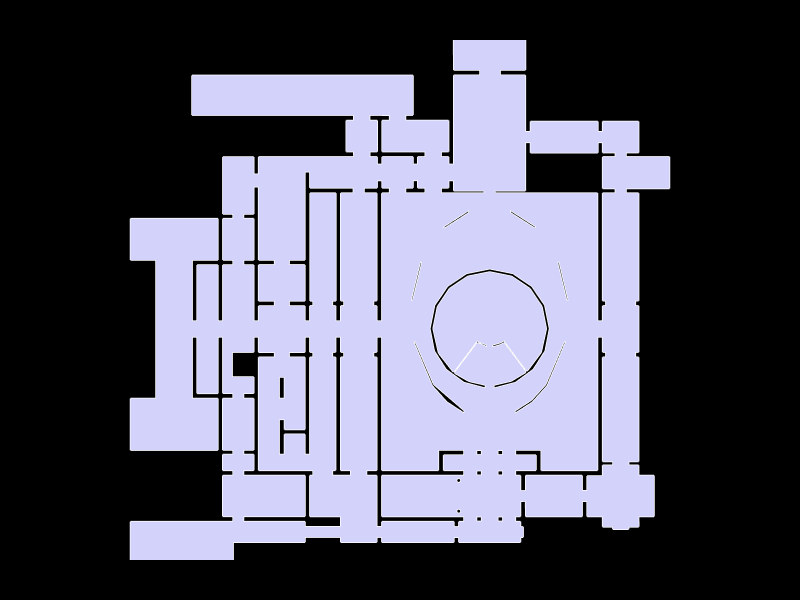

The notebook cell this image was saved under:
### Markdown cell above
## 6. Show the geometry

### Code cell
Topology.Show(gallery,
              camera=[0,0,6],
              faceColor=[210,210,250],
              faceOpacity=1,
              edgeColor="white",
              edgeWidth=3,
              showVertices=False,
              backgroundColor="black",
              width=800,
              height=600,
              renderer = renderer)

### Figure 1 — Plotly figure (JSON) as saved in the notebook; plotly's stock layout.template omitted (floating-point values rounded to 4 significant figures; data arrays with more than 128 entries replaced by an {"elided": "..."} marker saying what was removed)
{"data": [{"hoverinfo": "text", "legendgroup": "2", "legendrank": 2, "line": {"color": "white", "dash": "solid", "width": 3}, "marker": {"size": 0}, "mode": "lines", "name": "1: Untitled (Edges)", "showlegend": false, "text": "", "type": "scatter3d", "x": {"elided": "1749 float values"}, "y": {"elided": "1749 float values"}, "z": {"elided": "1749 int values"}}, {"cmax": 1, "cmin": 0, "color": "#D2D2FA", "colorscale": [[0, "#440154"], [0.1111, "#482878"], [0.2222, "#3e4989"], [0.3333, "#31688e"], [0.4444, "#26828e"], [0.5556, "#1f9e89"], [0.6667, "#35b779"], [0.7778, "#6ece58"], [0.8889, "#b5de2b"], [1, "#fde725"]], "flatshading": true, "hoverinfo": "text", "hovertext": "", "i": {"elided": "637 int values"}, "j": {"elided": "637 int values"}, "k": {"elided": "637 int values"}, "legendgroup": "3", "legendrank": 3, "lighting": {"facenormalsepsilon": 0}, "name": "1: Untitled (Faces)", "opacity": 1, "showlegend": false, "showscale": false, "text": "", "type": "mesh3d", "x": {"elided": "583 float values"}, "y": {"elided": "583 float values"}, "z": {"elided": "583 int values"}}], "layout": {"autosize": true, "height": 600, "margin": {"b": 40, "l": 40, "r": 40, "t": 40}, "paper_bgcolor": "#000000", "plot_bgcolor": "#000000", "scene": {"aspectmode": "data", "camera": {"center": {"x": 0, "y": 0, "z": 0}, "eye": {"x": 0, "y": 0, "z": 6}, "projection": {"type": "perspective"}, "up": {"x": 0, "y": 1, "z": 0}}, "xaxis": {"visible": false}, "yaxis": {"visible": false}, "zaxis": {"visible": false}}, "showlegend": true, "width": 800, "xaxis": {"showgrid": false, "visible": false, "zeroline": false}, "yaxis": {"showgrid": false, "visible": false, "zeroline": false}}}
